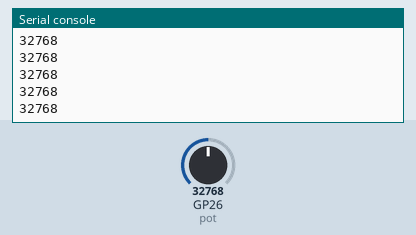
Simulated run of this program. Board: Raspberry Pi Pico running MicroPython. Shown: the last lines printed to the serial console. Inputs (shaded band) come from the test bench; at power-on: GP26 (pot) = 32768 (analog values on the 0–65535 scale).

Above: at 1.2 s.
1.3 s: GP26 (pot) set to 45874
At 1.31 s:
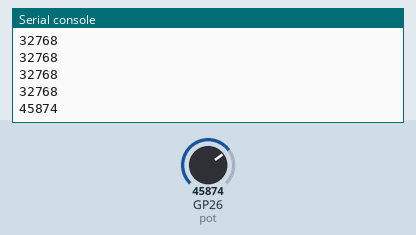
2.8 s: GP26 (pot) set to 57670
At 2.81 s:
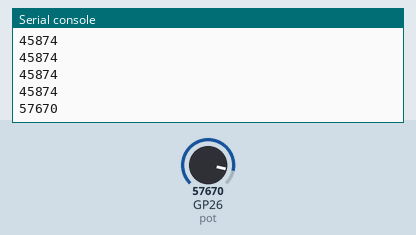
Timing chart, 0 to 5.8 s (numbered marks = the images above; inputs shaded):
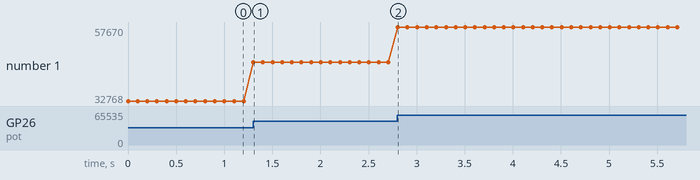

The program:

4-lecturaAnalogica.py
```python
from machine import Pin, ADC  # se agregan las clase Pin para manejar puertos y ADC para manejar el convertidor analogo digital
import time

pot = ADC(Pin(26))  # se instancia el objeto led, se crea con la clase ADC asociada al Pin 26

while True:
    print(pot.read_u16())  # se imprime la lectura analogica del potenciometro
    time.sleep(0.1)   # se crea un pequeño delay para demorar un poco la ejecución
```

Measured:
- after the input at 1.3 s, the serial console: prints a new line at once (image 1)
- after the input at 2.8 s, the serial console: prints a new line at once (image 2)
- plotted number 1: 32768 → 45874 after the input at 1.3 s, 45874 → 57670 after the input at 2.8 s
